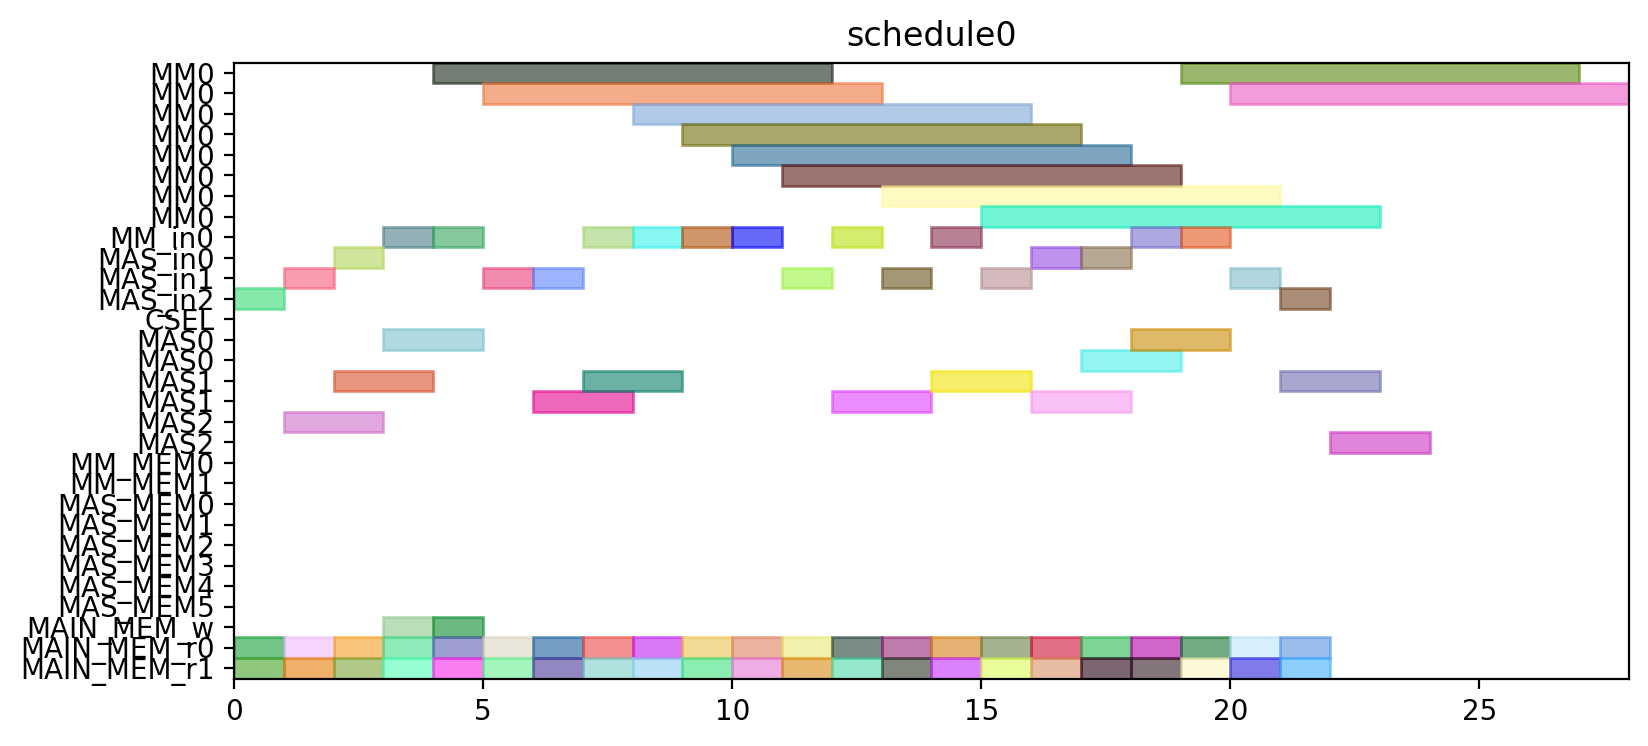

Generate this figure with Python:
from pyschedule import Scenario, solvers, plotters, alt


def solve():
	horizon = 120
	S = Scenario("schedule0", horizon=horizon)

	# resource
	MM = S.Resources('MM', num=1, size=8)
	MM_in = S.Resources('MM_in', num=1)
	MAS_in = S.Resources('MAS_in', num=3)
	CSEL = S.Resource('CSEL')
	MAS = S.Resources('MAS', num=3, size=2, periods=range(1, horizon))
	MM_MEM = S.Resources('MM_MEM', num=2)
	MAS_MEM = S.Resources('MAS_MEM', num=6)
	MAIN_MEM_w = S.Resource('MAIN_MEM_w', size=1)
	MAIN_MEM_r = S.Resources('MAIN_MEM_r', num=2)

	# result of previous scheduling

	# new tasks
	c10_t0 = S.Task('c10_t0', length=8, delay_cost=1)
	c10_t0 += alt(MM)
	c10_t0_in = S.Task('c10_t0_in', length=1, delay_cost=1)
	c10_t0_in += alt(MM_in)
	S += c10_t0_in*MM_in[0]<=c10_t0*MM[0]
	c10_t0_mem0 = S.Task('c10_t0_mem0', length=1, delay_cost=1)
	c10_t0_mem0 += MAIN_MEM_r[0]
	S += c10_t0_mem0 <= c10_t0

	c10_t0_mem1 = S.Task('c10_t0_mem1', length=1, delay_cost=1)
	c10_t0_mem1 += MAIN_MEM_r[1]
	S += c10_t0_mem1 <= c10_t0

	c10_t1 = S.Task('c10_t1', length=8, delay_cost=1)
	c10_t1 += alt(MM)
	c10_t1_in = S.Task('c10_t1_in', length=1, delay_cost=1)
	c10_t1_in += alt(MM_in)
	S += c10_t1_in*MM_in[0]<=c10_t1*MM[0]
	c10_t1_mem0 = S.Task('c10_t1_mem0', length=1, delay_cost=1)
	c10_t1_mem0 += MAIN_MEM_r[0]
	S += c10_t1_mem0 <= c10_t1

	c10_t1_mem1 = S.Task('c10_t1_mem1', length=1, delay_cost=1)
	c10_t1_mem1 += MAIN_MEM_r[1]
	S += c10_t1_mem1 <= c10_t1

	c10_t2 = S.Task('c10_t2', length=2, delay_cost=1)
	c10_t2 += alt(MAS)
	c10_t2_in = S.Task('c10_t2_in', length=1, delay_cost=1)
	c10_t2_in += alt(MAS_in)
	S += c10_t2_in*MAS_in[0]<=c10_t2*MAS[0]

	S += c10_t2_in*MAS_in[1]<=c10_t2*MAS[1]

	S += c10_t2_in*MAS_in[2]<=c10_t2*MAS[2]

	c10_t2_mem0 = S.Task('c10_t2_mem0', length=1, delay_cost=1)
	c10_t2_mem0 += MAIN_MEM_r[0]
	S += c10_t2_mem0 <= c10_t2

	c10_t2_mem1 = S.Task('c10_t2_mem1', length=1, delay_cost=1)
	c10_t2_mem1 += MAIN_MEM_r[1]
	S += c10_t2_mem1 <= c10_t2

	c10_t3 = S.Task('c10_t3', length=2, delay_cost=1)
	c10_t3 += alt(MAS)
	c10_t3_in = S.Task('c10_t3_in', length=1, delay_cost=1)
	c10_t3_in += alt(MAS_in)
	S += c10_t3_in*MAS_in[0]<=c10_t3*MAS[0]

	S += c10_t3_in*MAS_in[1]<=c10_t3*MAS[1]

	S += c10_t3_in*MAS_in[2]<=c10_t3*MAS[2]

	c10_t3_mem0 = S.Task('c10_t3_mem0', length=1, delay_cost=1)
	c10_t3_mem0 += MAIN_MEM_r[0]
	S += c10_t3_mem0 <= c10_t3

	c10_t3_mem1 = S.Task('c10_t3_mem1', length=1, delay_cost=1)
	c10_t3_mem1 += MAIN_MEM_r[1]
	S += c10_t3_mem1 <= c10_t3

	c20_t0 = S.Task('c20_t0', length=8, delay_cost=1)
	c20_t0 += alt(MM)
	c20_t0_in = S.Task('c20_t0_in', length=1, delay_cost=1)
	c20_t0_in += alt(MM_in)
	S += c20_t0_in*MM_in[0]<=c20_t0*MM[0]
	c20_t0_mem0 = S.Task('c20_t0_mem0', length=1, delay_cost=1)
	c20_t0_mem0 += MAIN_MEM_r[0]
	S += c20_t0_mem0 <= c20_t0

	c20_t0_mem1 = S.Task('c20_t0_mem1', length=1, delay_cost=1)
	c20_t0_mem1 += MAIN_MEM_r[1]
	S += c20_t0_mem1 <= c20_t0

	c20_t1 = S.Task('c20_t1', length=8, delay_cost=1)
	c20_t1 += alt(MM)
	c20_t1_in = S.Task('c20_t1_in', length=1, delay_cost=1)
	c20_t1_in += alt(MM_in)
	S += c20_t1_in*MM_in[0]<=c20_t1*MM[0]
	c20_t1_mem0 = S.Task('c20_t1_mem0', length=1, delay_cost=1)
	c20_t1_mem0 += MAIN_MEM_r[0]
	S += c20_t1_mem0 <= c20_t1

	c20_t1_mem1 = S.Task('c20_t1_mem1', length=1, delay_cost=1)
	c20_t1_mem1 += MAIN_MEM_r[1]
	S += c20_t1_mem1 <= c20_t1

	c20_t2 = S.Task('c20_t2', length=2, delay_cost=1)
	c20_t2 += alt(MAS)
	c20_t2_in = S.Task('c20_t2_in', length=1, delay_cost=1)
	c20_t2_in += alt(MAS_in)
	S += c20_t2_in*MAS_in[0]<=c20_t2*MAS[0]

	S += c20_t2_in*MAS_in[1]<=c20_t2*MAS[1]

	S += c20_t2_in*MAS_in[2]<=c20_t2*MAS[2]

	c20_t2_mem0 = S.Task('c20_t2_mem0', length=1, delay_cost=1)
	c20_t2_mem0 += MAIN_MEM_r[0]
	S += c20_t2_mem0 <= c20_t2

	c20_t2_mem1 = S.Task('c20_t2_mem1', length=1, delay_cost=1)
	c20_t2_mem1 += MAIN_MEM_r[1]
	S += c20_t2_mem1 <= c20_t2

	c20_t3 = S.Task('c20_t3', length=2, delay_cost=1)
	c20_t3 += alt(MAS)
	c20_t3_in = S.Task('c20_t3_in', length=1, delay_cost=1)
	c20_t3_in += alt(MAS_in)
	S += c20_t3_in*MAS_in[0]<=c20_t3*MAS[0]

	S += c20_t3_in*MAS_in[1]<=c20_t3*MAS[1]

	S += c20_t3_in*MAS_in[2]<=c20_t3*MAS[2]

	c20_t3_mem0 = S.Task('c20_t3_mem0', length=1, delay_cost=1)
	c20_t3_mem0 += MAIN_MEM_r[0]
	S += c20_t3_mem0 <= c20_t3

	c20_t3_mem1 = S.Task('c20_t3_mem1', length=1, delay_cost=1)
	c20_t3_mem1 += MAIN_MEM_r[1]
	S += c20_t3_mem1 <= c20_t3

	c01_t0 = S.Task('c01_t0', length=8, delay_cost=1)
	c01_t0 += alt(MM)
	c01_t0_in = S.Task('c01_t0_in', length=1, delay_cost=1)
	c01_t0_in += alt(MM_in)
	S += c01_t0_in*MM_in[0]<=c01_t0*MM[0]
	c01_t0_mem0 = S.Task('c01_t0_mem0', length=1, delay_cost=1)
	c01_t0_mem0 += MAIN_MEM_r[0]
	S += c01_t0_mem0 <= c01_t0

	c01_t0_mem1 = S.Task('c01_t0_mem1', length=1, delay_cost=1)
	c01_t0_mem1 += MAIN_MEM_r[1]
	S += c01_t0_mem1 <= c01_t0

	c01_t1 = S.Task('c01_t1', length=8, delay_cost=1)
	c01_t1 += alt(MM)
	c01_t1_in = S.Task('c01_t1_in', length=1, delay_cost=1)
	c01_t1_in += alt(MM_in)
	S += c01_t1_in*MM_in[0]<=c01_t1*MM[0]
	c01_t1_mem0 = S.Task('c01_t1_mem0', length=1, delay_cost=1)
	c01_t1_mem0 += MAIN_MEM_r[0]
	S += c01_t1_mem0 <= c01_t1

	c01_t1_mem1 = S.Task('c01_t1_mem1', length=1, delay_cost=1)
	c01_t1_mem1 += MAIN_MEM_r[1]
	S += c01_t1_mem1 <= c01_t1

	c01_t2 = S.Task('c01_t2', length=2, delay_cost=1)
	c01_t2 += alt(MAS)
	c01_t2_in = S.Task('c01_t2_in', length=1, delay_cost=1)
	c01_t2_in += alt(MAS_in)
	S += c01_t2_in*MAS_in[0]<=c01_t2*MAS[0]

	S += c01_t2_in*MAS_in[1]<=c01_t2*MAS[1]

	S += c01_t2_in*MAS_in[2]<=c01_t2*MAS[2]

	c01_t2_mem0 = S.Task('c01_t2_mem0', length=1, delay_cost=1)
	c01_t2_mem0 += MAIN_MEM_r[0]
	S += c01_t2_mem0 <= c01_t2

	c01_t2_mem1 = S.Task('c01_t2_mem1', length=1, delay_cost=1)
	c01_t2_mem1 += MAIN_MEM_r[1]
	S += c01_t2_mem1 <= c01_t2

	c01_t3 = S.Task('c01_t3', length=2, delay_cost=1)
	c01_t3 += alt(MAS)
	c01_t3_in = S.Task('c01_t3_in', length=1, delay_cost=1)
	c01_t3_in += alt(MAS_in)
	S += c01_t3_in*MAS_in[0]<=c01_t3*MAS[0]

	S += c01_t3_in*MAS_in[1]<=c01_t3*MAS[1]

	S += c01_t3_in*MAS_in[2]<=c01_t3*MAS[2]

	c01_t3_mem0 = S.Task('c01_t3_mem0', length=1, delay_cost=1)
	c01_t3_mem0 += MAIN_MEM_r[0]
	S += c01_t3_mem0 <= c01_t3

	c01_t3_mem1 = S.Task('c01_t3_mem1', length=1, delay_cost=1)
	c01_t3_mem1 += MAIN_MEM_r[1]
	S += c01_t3_mem1 <= c01_t3

	c11_t0 = S.Task('c11_t0', length=8, delay_cost=1)
	c11_t0 += alt(MM)
	c11_t0_in = S.Task('c11_t0_in', length=1, delay_cost=1)
	c11_t0_in += alt(MM_in)
	S += c11_t0_in*MM_in[0]<=c11_t0*MM[0]
	c11_t0_mem0 = S.Task('c11_t0_mem0', length=1, delay_cost=1)
	c11_t0_mem0 += MAIN_MEM_r[0]
	S += c11_t0_mem0 <= c11_t0

	c11_t0_mem1 = S.Task('c11_t0_mem1', length=1, delay_cost=1)
	c11_t0_mem1 += MAIN_MEM_r[1]
	S += c11_t0_mem1 <= c11_t0

	c11_t1 = S.Task('c11_t1', length=8, delay_cost=1)
	c11_t1 += alt(MM)
	c11_t1_in = S.Task('c11_t1_in', length=1, delay_cost=1)
	c11_t1_in += alt(MM_in)
	S += c11_t1_in*MM_in[0]<=c11_t1*MM[0]
	c11_t1_mem0 = S.Task('c11_t1_mem0', length=1, delay_cost=1)
	c11_t1_mem0 += MAIN_MEM_r[0]
	S += c11_t1_mem0 <= c11_t1

	c11_t1_mem1 = S.Task('c11_t1_mem1', length=1, delay_cost=1)
	c11_t1_mem1 += MAIN_MEM_r[1]
	S += c11_t1_mem1 <= c11_t1

	c11_t2 = S.Task('c11_t2', length=2, delay_cost=1)
	c11_t2 += alt(MAS)
	c11_t2_in = S.Task('c11_t2_in', length=1, delay_cost=1)
	c11_t2_in += alt(MAS_in)
	S += c11_t2_in*MAS_in[0]<=c11_t2*MAS[0]

	S += c11_t2_in*MAS_in[1]<=c11_t2*MAS[1]

	S += c11_t2_in*MAS_in[2]<=c11_t2*MAS[2]

	c11_t2_mem0 = S.Task('c11_t2_mem0', length=1, delay_cost=1)
	c11_t2_mem0 += MAIN_MEM_r[0]
	S += c11_t2_mem0 <= c11_t2

	c11_t2_mem1 = S.Task('c11_t2_mem1', length=1, delay_cost=1)
	c11_t2_mem1 += MAIN_MEM_r[1]
	S += c11_t2_mem1 <= c11_t2

	c11_t3 = S.Task('c11_t3', length=2, delay_cost=1)
	c11_t3 += alt(MAS)
	c11_t3_in = S.Task('c11_t3_in', length=1, delay_cost=1)
	c11_t3_in += alt(MAS_in)
	S += c11_t3_in*MAS_in[0]<=c11_t3*MAS[0]

	S += c11_t3_in*MAS_in[1]<=c11_t3*MAS[1]

	S += c11_t3_in*MAS_in[2]<=c11_t3*MAS[2]

	c11_t3_mem0 = S.Task('c11_t3_mem0', length=1, delay_cost=1)
	c11_t3_mem0 += MAIN_MEM_r[0]
	S += c11_t3_mem0 <= c11_t3

	c11_t3_mem1 = S.Task('c11_t3_mem1', length=1, delay_cost=1)
	c11_t3_mem1 += MAIN_MEM_r[1]
	S += c11_t3_mem1 <= c11_t3

	c21_t0 = S.Task('c21_t0', length=8, delay_cost=1)
	c21_t0 += alt(MM)
	c21_t0_in = S.Task('c21_t0_in', length=1, delay_cost=1)
	c21_t0_in += alt(MM_in)
	S += c21_t0_in*MM_in[0]<=c21_t0*MM[0]
	c21_t0_mem0 = S.Task('c21_t0_mem0', length=1, delay_cost=1)
	c21_t0_mem0 += MAIN_MEM_r[0]
	S += c21_t0_mem0 <= c21_t0

	c21_t0_mem1 = S.Task('c21_t0_mem1', length=1, delay_cost=1)
	c21_t0_mem1 += MAIN_MEM_r[1]
	S += c21_t0_mem1 <= c21_t0

	c21_t1 = S.Task('c21_t1', length=8, delay_cost=1)
	c21_t1 += alt(MM)
	c21_t1_in = S.Task('c21_t1_in', length=1, delay_cost=1)
	c21_t1_in += alt(MM_in)
	S += c21_t1_in*MM_in[0]<=c21_t1*MM[0]
	c21_t1_mem0 = S.Task('c21_t1_mem0', length=1, delay_cost=1)
	c21_t1_mem0 += MAIN_MEM_r[0]
	S += c21_t1_mem0 <= c21_t1

	c21_t1_mem1 = S.Task('c21_t1_mem1', length=1, delay_cost=1)
	c21_t1_mem1 += MAIN_MEM_r[1]
	S += c21_t1_mem1 <= c21_t1

	c21_t2 = S.Task('c21_t2', length=2, delay_cost=1)
	c21_t2 += alt(MAS)
	c21_t2_in = S.Task('c21_t2_in', length=1, delay_cost=1)
	c21_t2_in += alt(MAS_in)
	S += c21_t2_in*MAS_in[0]<=c21_t2*MAS[0]

	S += c21_t2_in*MAS_in[1]<=c21_t2*MAS[1]

	S += c21_t2_in*MAS_in[2]<=c21_t2*MAS[2]

	c21_t2_mem0 = S.Task('c21_t2_mem0', length=1, delay_cost=1)
	c21_t2_mem0 += MAIN_MEM_r[0]
	S += c21_t2_mem0 <= c21_t2

	c21_t2_mem1 = S.Task('c21_t2_mem1', length=1, delay_cost=1)
	c21_t2_mem1 += MAIN_MEM_r[1]
	S += c21_t2_mem1 <= c21_t2

	c21_t3 = S.Task('c21_t3', length=2, delay_cost=1)
	c21_t3 += alt(MAS)
	c21_t3_in = S.Task('c21_t3_in', length=1, delay_cost=1)
	c21_t3_in += alt(MAS_in)
	S += c21_t3_in*MAS_in[0]<=c21_t3*MAS[0]

	S += c21_t3_in*MAS_in[1]<=c21_t3*MAS[1]

	S += c21_t3_in*MAS_in[2]<=c21_t3*MAS[2]

	c21_t3_mem0 = S.Task('c21_t3_mem0', length=1, delay_cost=1)
	c21_t3_mem0 += MAIN_MEM_r[0]
	S += c21_t3_mem0 <= c21_t3

	c21_t3_mem1 = S.Task('c21_t3_mem1', length=1, delay_cost=1)
	c21_t3_mem1 += MAIN_MEM_r[1]
	S += c21_t3_mem1 <= c21_t3

	c000 = S.Task('c000', length=2, delay_cost=1)
	c000 += alt(MAS)
	c000_in = S.Task('c000_in', length=1, delay_cost=1)
	c000_in += alt(MAS_in)
	S += c000_in*MAS_in[0]<=c000*MAS[0]

	S += c000_in*MAS_in[1]<=c000*MAS[1]

	S += c000_in*MAS_in[2]<=c000*MAS[2]

	S += 0<c000

	c000_w = S.Task('c000_w', length=1, delay_cost=1)
	c000_w += alt(MAIN_MEM_w)
	S += c000 <= c000_w

	c000_mem0 = S.Task('c000_mem0', length=1, delay_cost=1)
	c000_mem0 += MAIN_MEM_r[0]
	S += c000_mem0 <= c000

	c000_mem1 = S.Task('c000_mem1', length=1, delay_cost=1)
	c000_mem1 += MAIN_MEM_r[1]
	S += c000_mem1 <= c000

	c001 = S.Task('c001', length=2, delay_cost=1)
	c001 += alt(MAS)
	c001_in = S.Task('c001_in', length=1, delay_cost=1)
	c001_in += alt(MAS_in)
	S += c001_in*MAS_in[0]<=c001*MAS[0]

	S += c001_in*MAS_in[1]<=c001*MAS[1]

	S += c001_in*MAS_in[2]<=c001*MAS[2]

	S += 0<c001

	c001_w = S.Task('c001_w', length=1, delay_cost=1)
	c001_w += alt(MAIN_MEM_w)
	S += c001 <= c001_w

	c001_mem0 = S.Task('c001_mem0', length=1, delay_cost=1)
	c001_mem0 += MAIN_MEM_r[0]
	S += c001_mem0 <= c001

	c001_mem1 = S.Task('c001_mem1', length=1, delay_cost=1)
	c001_mem1 += MAIN_MEM_r[1]
	S += c001_mem1 <= c001

	solvers.mip.solve(S,msg=1,kind='CPLEX',ratio_gap=1.01)

	solution = [['hoge']*len(S.solution()[1]) for i in range(len(S.solution()))]
	for i in range(len(S.solution())):
		for j in range(len(S.solution()[i])):
			solution[i][j]=str(S.solution()[i][j])
	print(solution)

	cycles = int(solution[-1][3])

	pic_file_name = "/mnt/rose/usr1/fukuda/ABE/multiRAM_multiMAS_16mux/scheduling_result/stage8MM1_stage2MAS3/FROB/schedule0.png"
	if(S.solution() != []):
		plotters.matplotlib.plot(S,img_filename=pic_file_name, show_task_labels=False, fig_size=(cycles*0.25+3, 4))

	return solution
